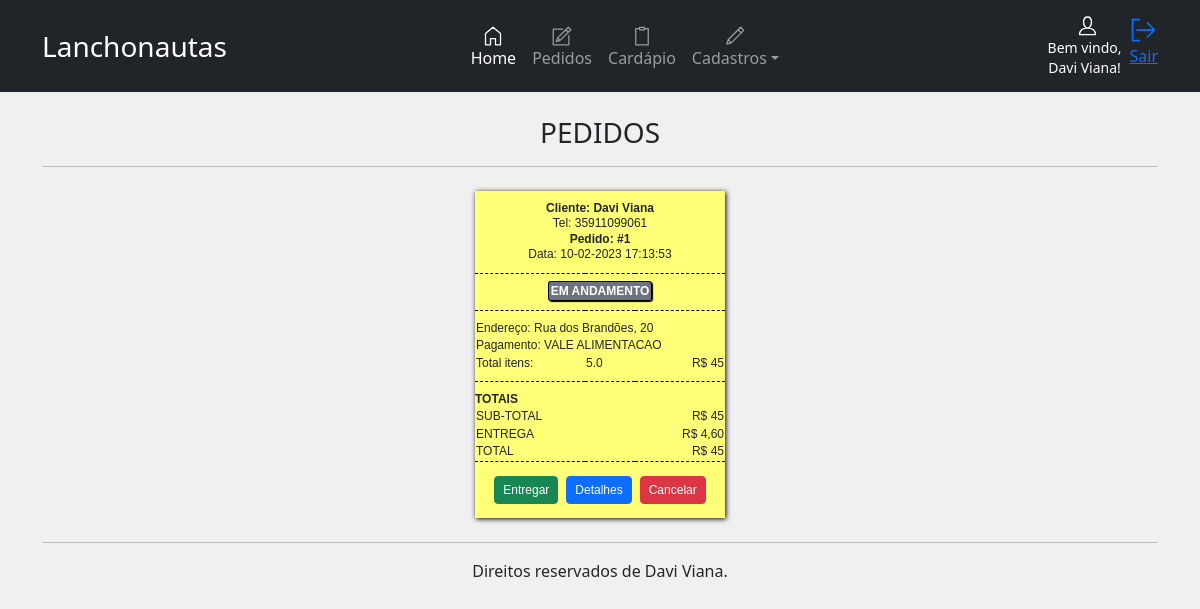
Page /painel/pedidos (signed in) on the committed database.
### app/models/empresaModel.py (models this page shows, shortened)
class empresa(UserMixin, db.Model):
    id = db.Column(db.Integer, primary_key=True, autoincrement=True)
    nome_empresa = db.Column(db.String(100))
    razao_social = db.Column(db.String(100))
    endereco = db.Column(db.String(100))
    bairro = db.Column(db.String(200))
    cidade = db.Column(db.String(50))
    cep = db.Column(db.String(20))
    email = db.Column(db.String(50))
    tel = db.Column(db.String(20))
    cnpj = db.Column(db.String(20))
    dt_criacao = db.Column(db.String(50))

### app/models/usersModel.py (models this page shows, shortened)
class users(UserMixin, db.Model):
    id = db.Column(db.Integer, primary_key=True, autoincrement=True)
    user = db.Column(db.String(10))
    nome = db.Column(db.String(50))
    email = db.Column(db.String(100))
    senha = db.Column(db.String(200))
    administrador = db.Column(db.String(20))
    situacao = db.Column(db.String(20))
    dt_criacao = db.Column(db.String(50))
    def get_user(user):
        return users.query.get(user)

### app/models/pedidosModel.py (models this page shows, shortened)
class pedidos(UserMixin, db.Model):
    id = db.Column(db.Integer, primary_key=True)
    nome_cliente = db.Column(db.String(100))
    sub_total = db.Column(db.String(100))
    tipo_entrega = db.Column(db.String(100))
    total = db.Column(db.String(200))
    total_itens = db.Column(db.String(100))
    observacao = db.Column(db.String(200))
    pagamento = db.Column(db.String(100))
    endereco = db.Column(db.String(100))
    tel = db.Column(db.String(200))
    dt_pedido = db.Column(db.String(50))
    dt_inicio = db.Column(db.String(50))
    dt_concluido = db.Column(db.String(50))
    situacao = db.Column(db.String(50))

### app/views/panel.py (the view, shortened to what this page needs)
@bp.route('/pedido/<int:id>/<case>', methods=['POST', 'GET'])
@bp.route('/pedidos', methods=['POST', 'GET'])
@login_required
def pedidos_(id=None, case=None):
    menu_panel = load.menu.get()
    all_pedidos = pedidosModel.pedidos.query.filter(pedidosModel.pedidos.situacao != 'FINALIZADO', pedidosModel.pedidos.situacao != 'CANCELADO').all()
    return render_template('panel/pedidos.html', menu_panel=menu_panel, all_pedidos=all_pedidos)

### app/__init__.py (called while the page is built)
@login_manager.user_loader
def get(user):
    return usersModel.users.get_user(user)

### app/services/load.py (called while the page is built)
    def get():
        empresa = empresaModel.empresa.query.filter_by(id=1).first()
        if empresa is None:
            nome_empresa = 'NOME EMPRESA'
        else:
            nome_empresa = empresa.nome_empresa
        nome = current_user.nome
        badgeOrder = pedidosModel.pedidos.query.filter_by(situacao='PENDENTE').all()
        return nome, nome_empresa, len(badgeOrder)

### app/templates/panel/pedidos.html (shortened to what this page needs)
{% extends 'panel/home.html' %}
{% block panel %}
<br>
<h3 style="text-align: center;">PEDIDOS</h3>
<hr>
<div class="d-flex justify-content-around flex-wrap">
    {% for pedido in all_pedidos %}
    <table class="printer-ticket m-2">
        <thead>
            <tr>
                <th colspan="3">
                    <b>Cliente: {{ pedido.nome_cliente }}</b> <br>
                    Tel: {{ pedido.tel }} <br>
                    <b>Pedido: #{{ pedido.id }}</b> <br>
                    Data: {{ pedido.dt_pedido }}
                </th>
            </tr>
            <tr>
                <th class="ttu" colspan="3">
                    {% if pedido.situacao == 'PENDENTE' %}
                    <b class="situacao bg-danger">PENDENTE</b>
                    {% elif pedido.situacao == 'EM ANDAMENTO' %}
                    <b class="situacao bg-secondary">EM ANDAMENTO</b>
                    {% elif pedido.situacao == 'EM ENTREGA' %}
                    <b class="situacao bg-success">EM ENTREGA</b>
                    {% elif pedido.situacao == 'RETIRAR' %}
                    <b class="situacao bg-success">À RETIRAR</b>
                    {% endif %}
                </th>
            </tr>
        </thead>
        <tbody>
            <tr class="top">
                <td colspan="3">Endereço: {{ pedido.endereco }}</td>
            </tr>
            <tr>
                <td colspan="3">Pagamento: {{ pedido.pagamento }}</td>
            </tr>
            <tr>
                <td>Total itens:</td>
                <td>5.0</td>
                <td>R$ {{ pedido.sub_total }}</td>
            </tr>
        </tbody>
        <tfoot>
            <tr class="sup ttu p--0">
                <td colspan="3">
                    <b>Totais</b>
                </td>
            </tr>
            <tr class="ttu">
                <td colspan="2">Sub-total</td>
                <td align="right">R$ {{ pedido.sub_total }}</td>
            </tr>
            {% if pedido.tipo_entrega == 'ENTREGA' %}
            <tr class="ttu">
                <td colspan="2">Entrega</td>
                <td align="right">R$ 4,60</td>
            </tr>
            {% else %}
            <tr class="ttu">
                <td colspan="2">Entrega</td>
                <td align="right">R$ 0,00</td>
            </tr>
            {% endif %}
            <tr class="ttu">
                <td colspan="2">Total</td>
                <td align="right">R$ {{ pedido.total }}</td>
            </tr>
            <tr class="sup">
                <td colspan="3" align="center">
                    <div class="d-flex justify-content-center">
                        {% if pedido.situacao == 'PENDENTE' %}
                        <form action="pedido/{{pedido.id}}/prepare" method="POST">
                            <button class="btn btn-success btn-sm m-1">Preparar</button>
                        </form>
                        {% elif pedido.situacao == 'EM ANDAMENTO' %}
                        <form action="pedido/{{pedido.id}}/deliver" method="POST">
                            <button class="btn btn-success btn-sm m-1">Entregar</button>
                        </form>
                        {% elif pedido.situacao == 'EM ENTREGA' %}
                        <form action="pedido/{{pedido.id}}/finalize" method="POST">
                            <button class="btn btn-success btn-sm m-1">Entregue</button>
                        </form>
                        {% elif pedido.situacao == 'RETIRAR' %}
                        <form action="pedido/{{pedido.id}}/finalize" method="POST">
                            <button class="btn btn-success btn-sm m-1">Retirado</button>
                        </form>
                        {% endif %}
                        <button type="button" class="btn btn-primary btn-sm m-1" data-bs-toggle="modal"
                            data-bs-target="#{{ pedido.id }}">Detalhes</button>
                        <form action="pedido/{{pedido.id}}/cancel" method="POST">
                            <button class="btn btn-danger btn-sm m-1">Cancelar</button>
                        </form>
                    </div>
                </td>
            </tr>
        </tfoot>
    </table>
    {% endfor %}
</div>
{% endblock %}

### app/templates/panel/home.html (shortened to what this page needs)
{% extends 'layout.html' %}
{% block content %}
<header>
    <nav class="navbar navbar-expand-lg navbar-dark bg-dark fixed">
        <div class="container">
            <div style="width: 10em;" class="m-auto">
                <a class="navbar-brand text-center fs-3">{{ menu_panel[1] }}</a>
            </div>
            <div class="offcanvas offcanvas-end text-bg-dark" tabindex="-1" id="offcanvasDarkNavbar"
                aria-labelledby="offcanvasDarkNavbarLabel">
                <div class="offcanvas-body m-auto">
                    <ul class="navbar-nav m-auto">
                        <li class="nav-item">
                            <a class="nav-link active text-center" aria-current="page" href="{{url_for('panel.home')}}"><svg
                                    id="i-home" xmlns="http://www.w3.org/2000/svg" viewBox="0 0 32 32" width="40"
                                    height="20" fill="none" stroke="currentcolor" stroke-linecap="round"
                                    stroke-linejoin="round" stroke-width="2">
                                    <path d="M12 20 L12 30 4 30 4 12 16 2 28 12 28 30 20 30 20 20 Z" />
                                </svg> <br>Home</a>
                        </li>
                        <li class="nav-item">
                            <a class="nav-link text-center" href="{{url_for('panel.pedidos_')}}"> <svg
                                    id="i-compose" xmlns="http://www.w3.org/2000/svg" viewBox="0 0 32 32" width="40"
                                    height="20" fill="none" stroke="currentcolor" stroke-linecap="round"
                                    stroke-linejoin="round" stroke-width="2">
                                    <path
                                        d="M27 15 L27 30 2 30 2 5 17 5 M30 6 L26 2 9 19 7 25 13 23 Z M22 6 L26 10 Z M9 19 L13 23 Z" />
                                </svg> <br>Pedidos
                            </a>
                        </li>
                        <li class="nav-item">
                            <a class="nav-link text-center" href="{{url_for('panel.cardapio')}}"> <svg id="i-clipboard"
                                    xmlns="http://www.w3.org/2000/svg" viewBox="0 0 32 32" width="40" height="20"
                                    fill="none" stroke="currentcolor" stroke-linecap="round" stroke-linejoin="round"
                                    stroke-width="2">
                                    <path d="M12 2 L12 6 20 6 20 2 12 2 Z M11 4 L6 4 6 30 26 30 26 4 21 4" />
                                </svg> <br>Cardápio</a>
                        </li>
                        <li class="nav-item dropdown">
                            <a class="nav-link dropdown-toggle text-center" href="#" id="navbarDropdown" role="button"
                                data-bs-toggle="dropdown" aria-expanded="false"> <svg id="i-edit"
                                    xmlns="http://www.w3.org/2000/svg" viewBox="0 0 32 32" width="40" height="20"
                                    fill="none" stroke="currentcolor" stroke-linecap="round" stroke-linejoin="round"
                                    stroke-width="2">
                                    <path d="M30 7 L25 2 5 22 3 29 10 27 Z M21 6 L26 11 Z M5 22 L10 27 Z" />
                                </svg> <br>Cadastros</a>
                        </li>
                    </ul>
                </div>
            </div>
                <div class="d-flex flex-column align-items-center text-bg-dark">
                    <h6 class="text-center m-auto me-2"><small>Bem vindo,<br> {{ menu_panel[0] }}!</small></h6>
                </div>
                <a href="{{url_for('auth.logout')}}" class="mt-2 m-auto" role="button" title="Sair"><svg id="i-signout"
                        xmlns="http://www.w3.org/2000/svg" viewBox="0 0 32 32" width="28" height="28" fill="none"
                        stroke="currentcolor" stroke-linecap="round" stroke-linejoin="round" stroke-width="2">
                        <path d="M28 16 L8 16 M20 8 L28 16 20 24 M11 28 L3 28 3 4 11 4" />
                    </svg>
                    <p>Sair</p>
                </a>
        </div>
    </nav>
</header>
<main class="container">
    {% block panel %}{% endblock %}
    <hr>
</main>
<footer class="container pb-3" style="text-align: center;">
    Direitos reservados de Davi Viana.
</footer>
{% endblock %}

### app/templates/layout.html (shortened to what this page needs)
<!DOCTYPE html>
<html lang="en">
<head>
    <link href="https://cdn.jsdelivr.net/npm/bootstrap@5.3.0-alpha1/dist/css/bootstrap.min.css" rel="stylesheet"
>
    <link rel="stylesheet" href="{{ url_for('static', filename='/css/style.css') }}">
</head>
<body style="background-color: rgb(240, 240, 240);">
    {% block content %}{% endblock %}
</body>
</html>

### app/static/css/style.css (style rules this page uses)
.text-center { text-align: center; }
.ttu { text-transform: uppercase; }
.ttu .situacao { color: rgb(255, 255, 255); padding: 2px; border: 1px solid rgb(0, 0, 0); border-radius: 3px; box-shadow: 1px 1px 1px rgb(0, 0, 0); }
.printer-ticket { padding: 5px; margin-left: auto; margin-right: auto; background: rgb(255, 255, 120); box-shadow: 1px 1px 5px rgba(0, 0, 0); display: table !important; width: 100%; max-width: 250px; font-weight: light; line-height: 1.3em; }
.printer-ticket, .printer-ticket * { font-family: Tahoma, Geneva, sans-serif; font-size: 12px; }
.printer-ticket th:nth-child(2), .printer-ticket td:nth-child(2) { width: 50px; }
.printer-ticket th:nth-child(3), .printer-ticket td:nth-child(3) { width: 90px; text-align: right; }
.printer-ticket th { font-weight: inherit; padding: 10px 0; text-align: center; border-bottom: 1px dashed rgb(0, 0, 0); }
.printer-ticket tbody tr:last-child td { padding-bottom: 10px; }
.printer-ticket tfoot .sup td { padding: 10px 0; border-top: 1px dashed rgb(0, 0, 0); }
.printer-ticket tfoot .sup.p--0 td { padding-bottom: 0; }
.printer-ticket .top td { padding-top: 10px; }

### rows in the picture
empresa: nome_empresa "Lanchonautas"
users: nome "Davi Viana"
pedidos: nome_cliente "Davi Viana", tel "35911099061", id "1", dt_pedido "10-02-2023 17:13:53", situacao "EM ANDAMENTO", endereco "Rua dos Brandões, 20", pagamento "VALE ALIMENTACAO", sub_total "45", tipo_entrega "ENTREGA", total "45"
